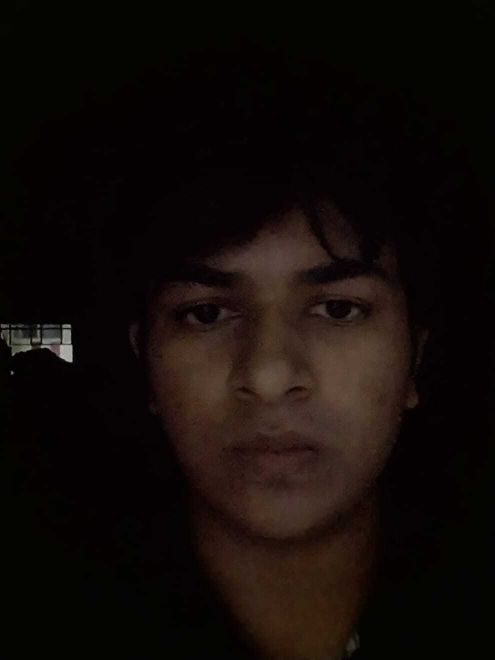
#> input picture Q2/my_image_low.jpg, 990 x 1320 px (shown at 1/2 size)
$ jupyter execute imageblending.ipynb
#> lines starting #> are read from the running program, lines starting #| are printed output that depends on the picture
#### **Importing all the Libraries**

[cell 1]
import cv2
import numpy as np
import pandas as pd
import matplotlib.pyplot as plt
from IPython.core.pylabtools import figsize

#### **Read Reference Images and convert them to grayscale images**

[cell 2]
img_low_bgr = cv2.imread("my_image_low.jpg")
#> img_low_bgr is the input picture: shape (1320, 990, 3); mean B, G, R 8, 11.1, 17.8
img_normal_bgr = cv2.imread("my_image_high.jpg")
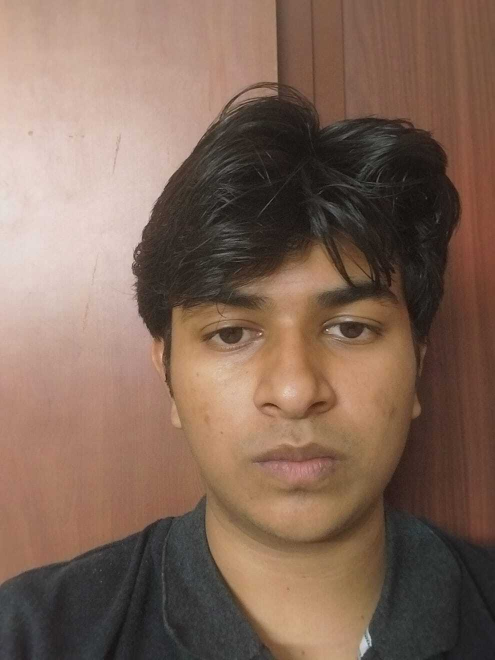
#> input picture Q2/my_image_high.jpg, 990 x 1320 px (shown at 1/2 size)
#> img_normal_bgr is the input picture: shape (1320, 990, 3); mean B, G, R 88.6, 103.4, 129.2
gray_normal = cv2.cvtColor(img_normal_bgr, cv2.COLOR_BGR2GRAY)
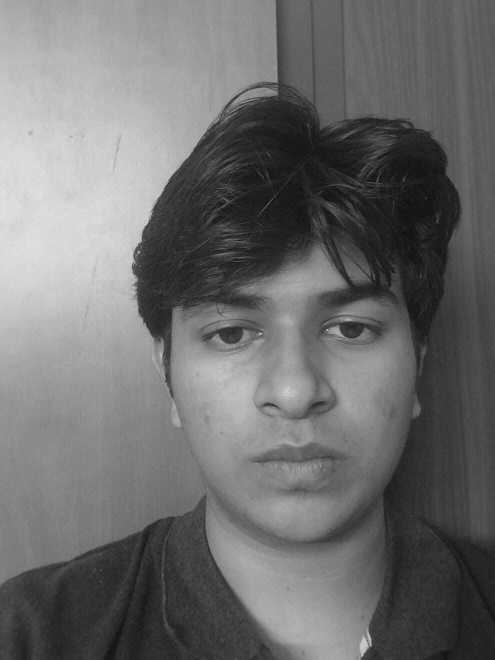
#> gray_normal: shape (1320, 990) (shown at 1/2 size); min 3, max 249, mean 109.4
gray_low = cv2.cvtColor(img_low_bgr, cv2.COLOR_BGR2GRAY)
plt.figure(figsize=[20,5])
#> (this line was passed over: IPython is not available in this run)
plt.subplot(141);plt.imshow(gray_low,cmap ='gray');plt.title('low');plt.axis('off')
#> (this line was passed over: IPython is not available in this run)
#> (this line was passed over: IPython is not available in this run)
#> (this line was passed over: IPython is not available in this run)
#> (this line was passed over: IPython is not available in this run)
plt.subplot(142);plt.imshow(gray_normal,cmap = 'gray');plt.title('normal');plt.axis('off')
#> (this line was passed over: IPython is not available in this run)
#> (this line was passed over: IPython is not available in this run)
